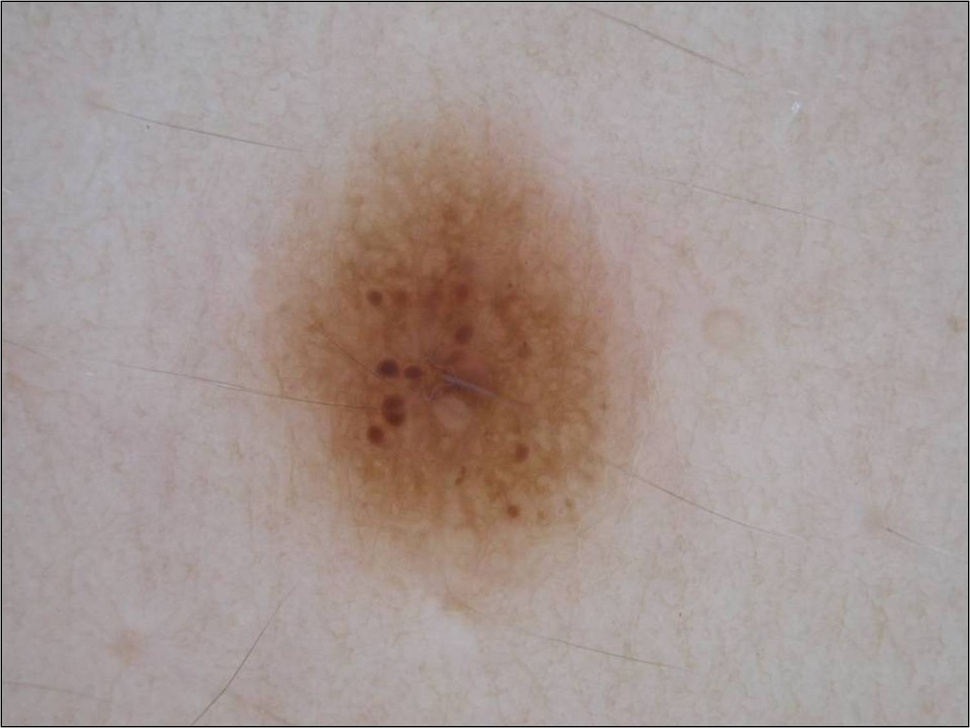
#> input picture addDataset/AddTest/SLA_01.jpg, 970 x 728 px, shrunk from 1504 x 1129 before the run; its folder holds only this picture in this run
$ python -i imageSegment.py   (imports and definitions only)
#> lines starting #> are read from the running program, lines starting #| are printed output that depends on the picture; after the words box and inside, x2 and y2 are one past the last pixel; in counts of white or black regions, pixels touching at a corner belong together
#> further down, picture is the input picture: shape (728, 970, 3); mean B, G, R 147.8, 151.7, 165.9
# -*- coding: utf-8 -*-
"""
imageSegment.py

YOUR WORKING FUNCTION

"""
import cv2
import numpy as np
from matplotlib import pyplot as plt

#Uncomment to use main dataset
input_dir = 'dataset/test'
output_dir = 'dataset/output'
groundtruth_dir = 'dataset/groundtruth'

#Uncomment to use additional dataset
# input_dir = 'addDataset/AddTest'
# output_dir = 'addDataset/output'
# groundtruth_dir = 'addDataset/AddTestGT'

# you are allowed to import other Python packages above
#########################
def segmentImage(img):
    # Inputs
    # img: Input image, a 3D numpy array of row*col*3 in BGR format
    #
    # Output
    # outImg: segmentation image
    #
    #########################################################################
    # ADD YOUR CODE BELOW THIS LINE

    # grayscale
    gray_img = cv2.cvtColor(img, cv2.COLOR_BGR2GRAY)
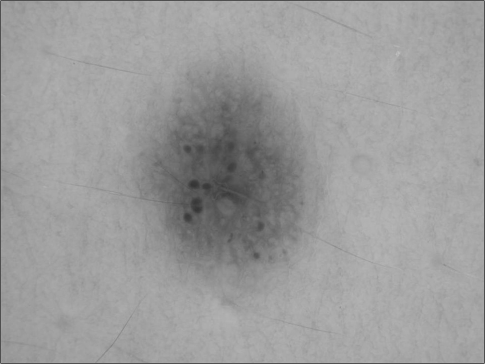
#> gray_img: shape (728, 970) (shown at 1/2 size); min 0, max 223, mean 155.6

    # apply Gaussian blur
    blur_img = cv2.GaussianBlur(gray_img, (31, 31), 0)

    # global thresholding
    _, th = cv2.threshold(blur_img, 0, 255, cv2.THRESH_BINARY_INV + cv2.THRESH_OTSU)
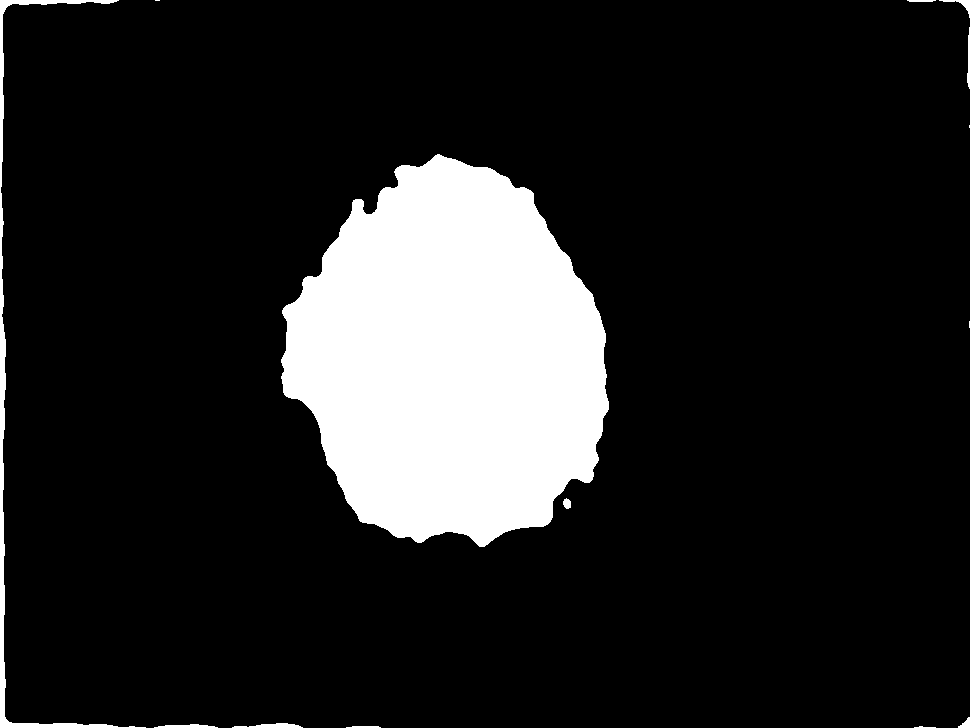
#> th: shape (728, 970); 13.8% white; 14 white regions (3 under 20 px), largest, box (x1, y1, x2, y2) and area: (281, 154, 609, 547) 93060, (0, 0, 146, 728) 3767, (232, 723, 303, 728) 225

    # morphological operations
    kernel = np.ones((10, 10), np.uint8)
    closing = cv2.morphologyEx(th, cv2.MORPH_CLOSE, kernel, iterations=7)
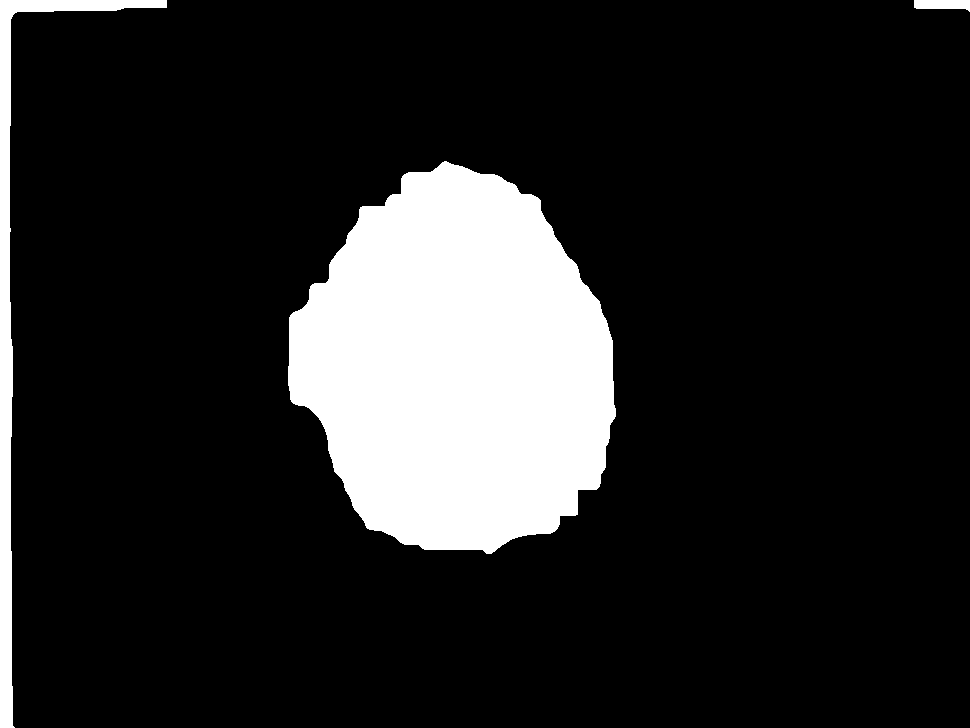
#> closing: shape (728, 970); 14.8% white; 3 white regions, box (x1, y1, x2, y2) and area: (288, 161, 616, 554) 94373, (0, 0, 167, 728) 9846, (914, 0, 970, 12) 509

    # apply Canny edge detector
    edges = cv2.Canny(closing, 100, 200)
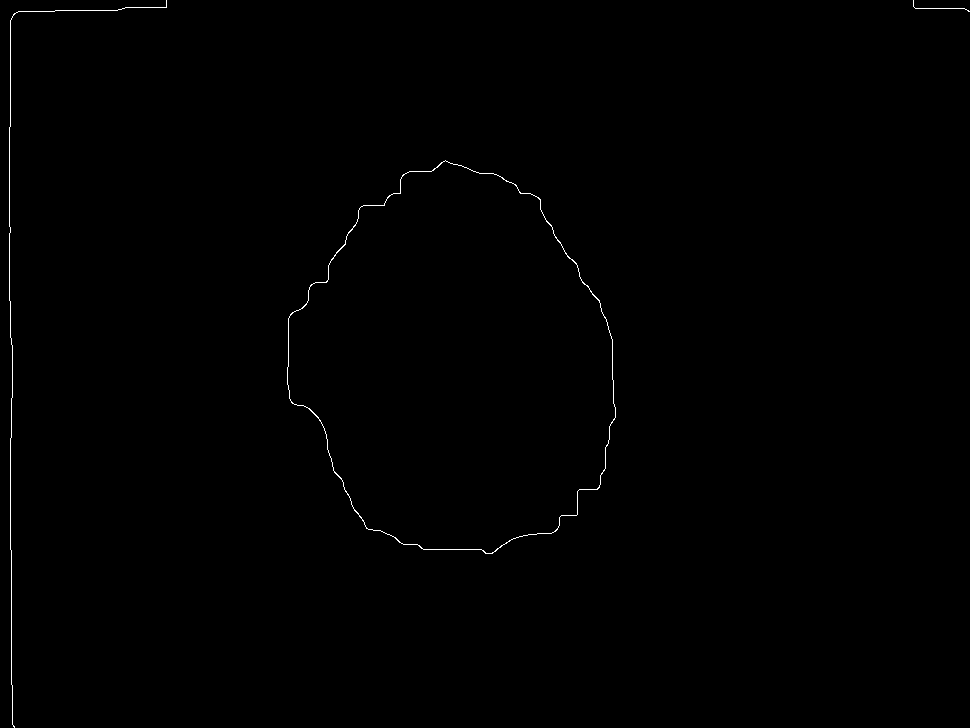
#> edges: shape (728, 970); 0.31% white in thin lines or dots

    # find contours
    contours, _ = cv2.findContours(edges, cv2.RETR_TREE, cv2.CHAIN_APPROX_SIMPLE)
#> contours = 4 contours, 2 with area under 20; largest, box (x1, y1, x2, y2) and area: (287, 160, 616, 554) 94402, (287, 160, 616, 554) 94266

    # sort contours by area and remove small ones
    contours = sorted(contours, key=cv2.contourArea, reverse=True)[:10]

    # approximate contours to smooth them
    approx_contours = [cv2.approxPolyDP(cnt, 0.01*cv2.arcLength(cnt, True), True) for cnt in contours]
#> approx_contours = 4 contours, 2 with area under 20; largest, box (x1, y1, x2, y2) and area: (287, 160, 613, 554) 93748, (287, 160, 613, 554) 93558

    # create an empty mask to draw the refined contours
    outImg = np.zeros_like(gray_img)

    # draw the largest contour (assuming it's the lesion)
    cv2.drawContours(outImg, [approx_contours[0]], 0, (255), thickness=cv2.FILLED)
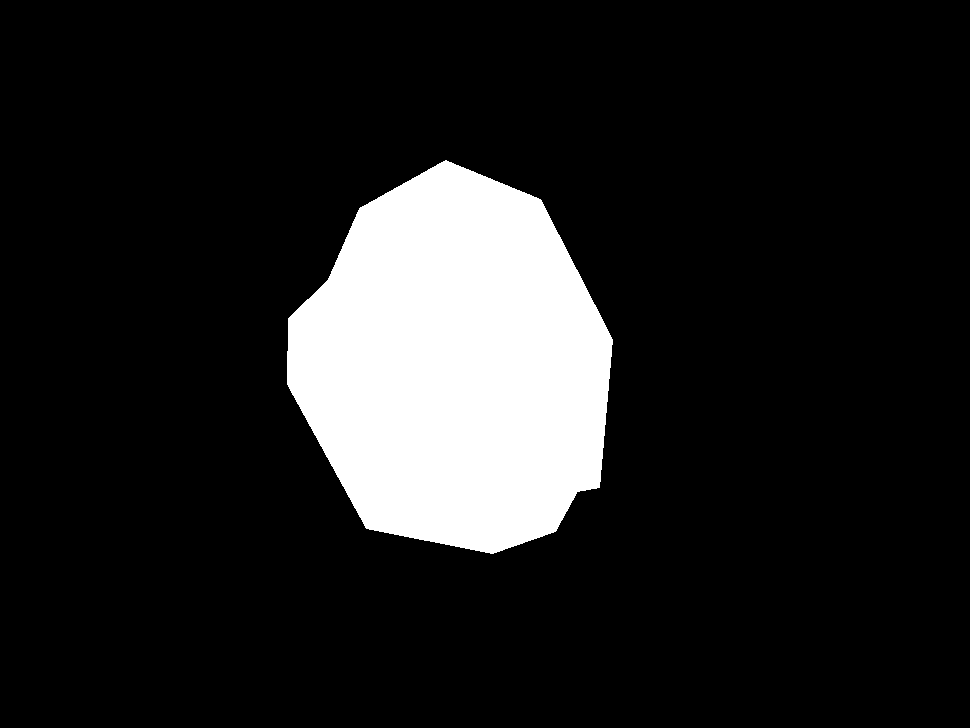
#> outImg: shape (728, 970); 13.3% white; 1 white region, box (x1, y1, x2, y2) and area: (287, 160, 613, 554) 94078

    # normalize the image intensity
    outImg = cv2.normalize(outImg, None, alpha=0, beta=1, norm_type=cv2.NORM_MINMAX)

    # END OF YOUR CODE
    #########################################################################
    return outImg

# [34 lines of commented-out code are left out]

>>> import cv2
>>> picture = cv2.imread('addDataset/AddTest/SLA_01.jpg')
>>> result = segmentImage(picture)

$ run again, on addDataset/AddTest/SLA_010.jpg
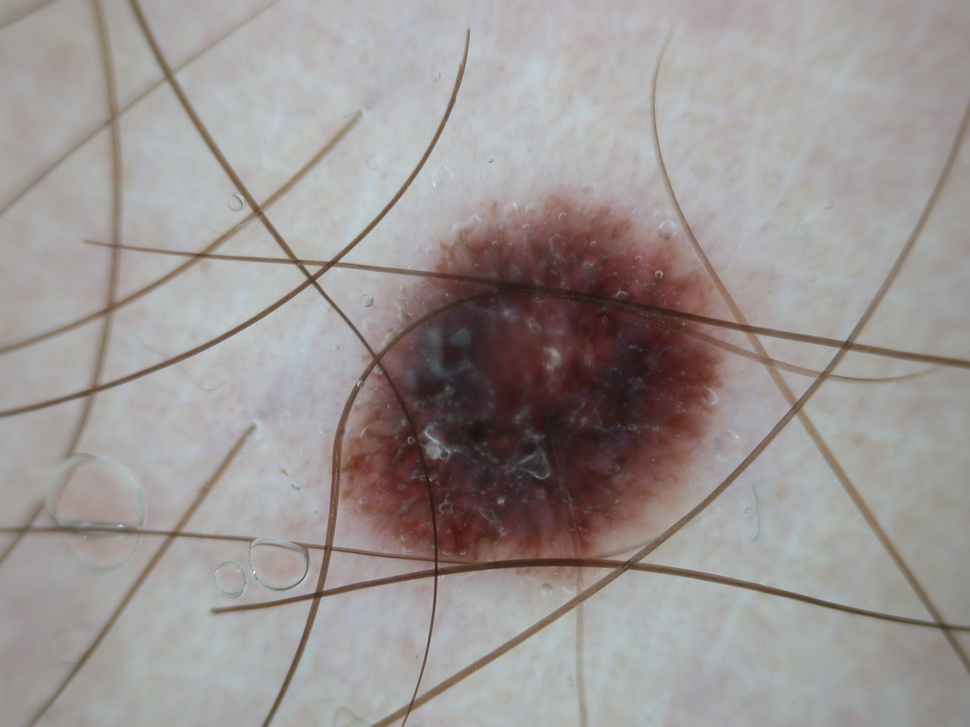
#> input picture addDataset/AddTest/SLA_010.jpg, 970 x 727 px, shrunk from 2048 x 1536 before the run
#> picture is the input picture: shape (727, 970, 3); mean B, G, R 147.7, 149.3, 155.7
#> th: shape (727, 970); 14.4% white; 7 white regions, largest, box (x1, y1, x2, y2) and area: (333, 215, 753, 579) 100191, (929, 615, 970, 669) 821, (312, 588, 325, 601) 109
#> closing: shape (727, 970); 15% white; 7 white regions, largest, box (x1, y1, x2, y2) and area: (340, 222, 760, 586) 104295, (936, 622, 970, 669) 855, (319, 595, 332, 608) 112
#> in segmentImage, `edges = cv2.Canny(closing, 100, 200)`:
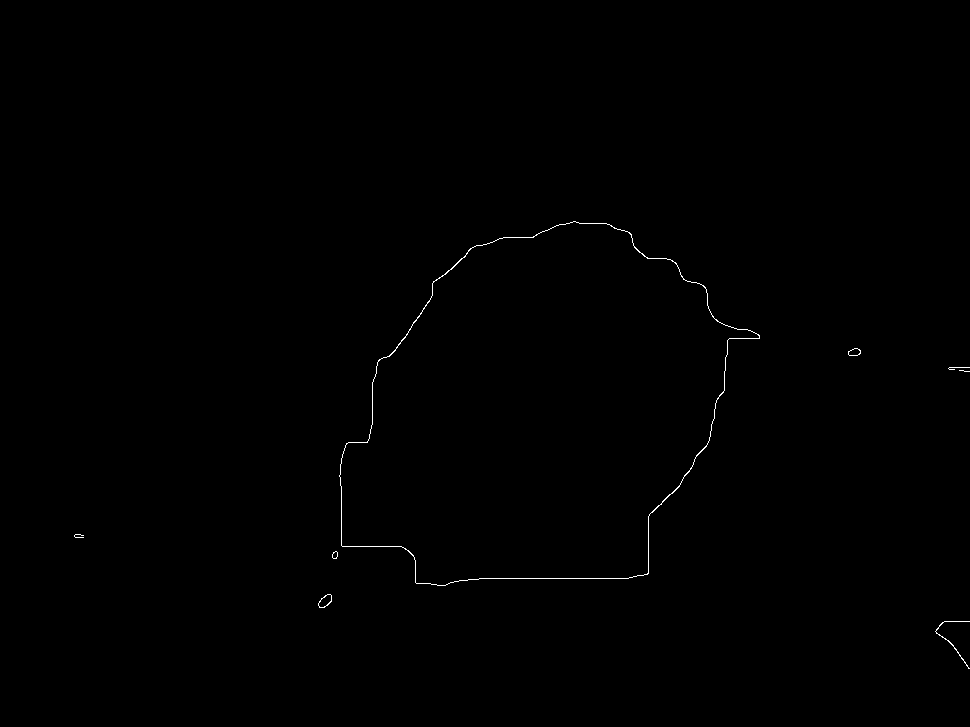
#> edges: shape (727, 970); 0.23% white in thin lines or dots, all inside (x1, y1, x2, y2) = (74, 221, 970, 669)
#> in segmentImage, `contours, _ = cv2.findContours(edges, cv2.RETR_TREE, cv2.CHAIN_APPROX_..`: contours = 12 contours, 3 with area under 20; largest, box (x1, y1, x2, y2) and area: (339, 221, 760, 586) 104299, (339, 221, 760, 586) 104168, (318, 594, 332, 608) 114, (318, 594, 332, 608) 104, (848, 348, 861, 356) 67
#> in segmentImage, `contours = sorted(contours, key=cv2.contourArea, reverse=True)[:10]`: contours = 10 contours, 1 with area under 20; largest, box (x1, y1, x2, y2) and area: (339, 221, 760, 586) 104299, (339, 221, 760, 586) 104168, (318, 594, 332, 608) 114, (318, 594, 332, 608) 104, (848, 348, 861, 356) 67
#> approx_contours = 10 contours, 1 with area under 20; largest, box (x1, y1, x2, y2) and area: (341, 223, 760, 583) 103421, (341, 223, 760, 583) 103303, (318, 594, 332, 608) 113, (318, 594, 332, 608) 104, (848, 348, 861, 356) 67
#> in segmentImage, `cv2.drawContours(outImg, [approx_contours[0]], 0, (255), thickness=cv2..`:
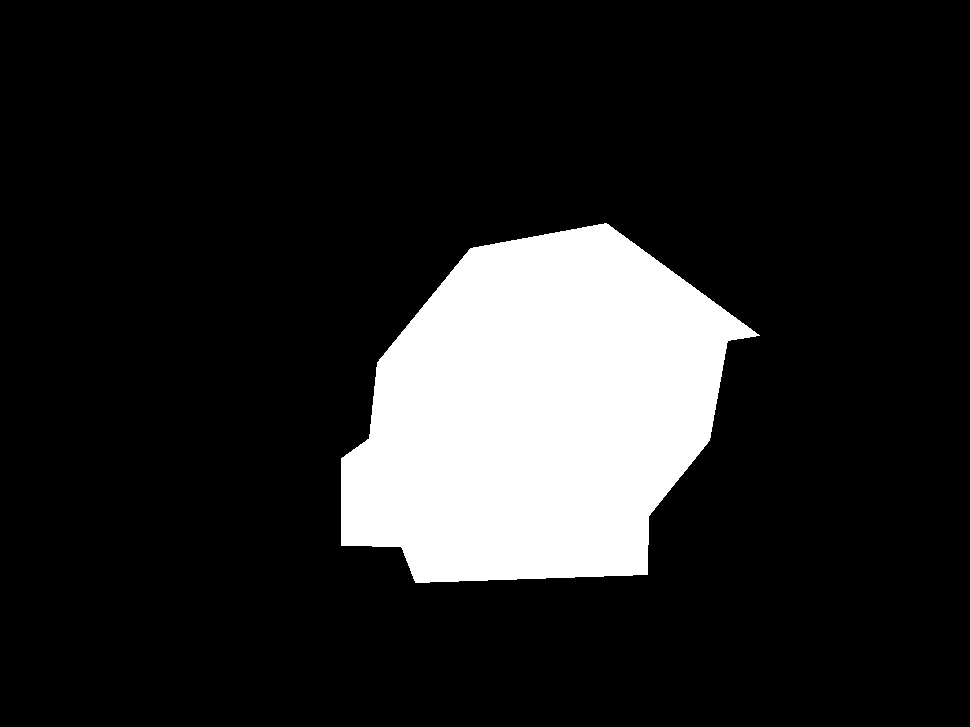
#> outImg: shape (727, 970); 14.8% white; 1 white region, box (x1, y1, x2, y2) and area: (341, 223, 760, 583) 104016
